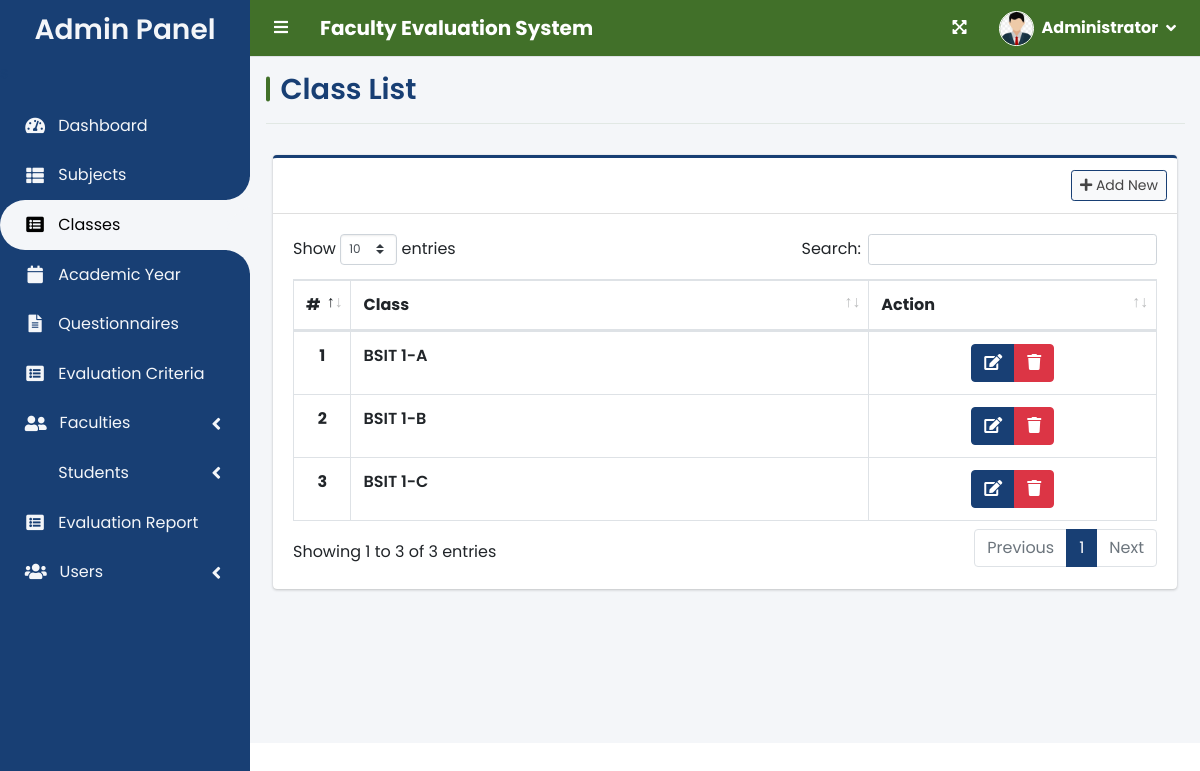
The app's page /index.php?page=class_list (signed in), older data.
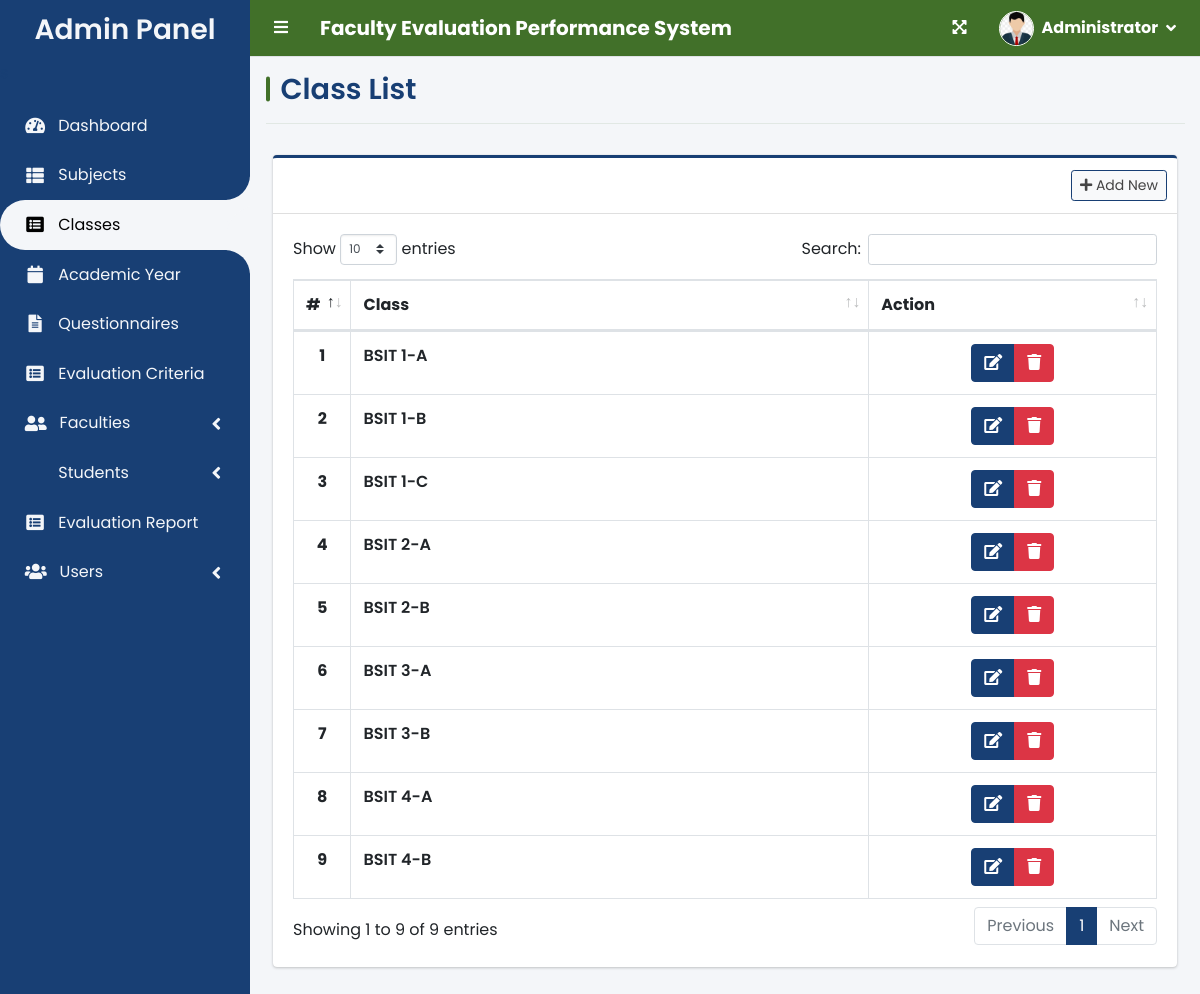
The same page, newer data.
### tables this page shows
CREATE TABLE `class_list` (
  `id` int(30) NOT NULL,
  `curriculum` text NOT NULL,
  `level` text NOT NULL,
  `section` text NOT NULL
);

### admin/class_list.php (the view, shortened to what this page needs)
<?php include 'db_connect.php' ?>
<div class="col-lg-12">
	<div class="card card-outline card-primary">
		<div class="card-header">
			<div class="card-tools">
				<a class="btn btn-block btn-sm btn-default border-primary new_class" href="javascript:void(0)"><i
						class="fa fa-plus"></i> Add New</a>
			</div>
		</div>
		<div class="card-body">
			<table class="table tab e-hover table-bordered" id="list">
				<colgroup>
					<col width="5%">
					<col width="60%">
				</colgroup>
				<thead>
					<tr>
						<th class="text-center">#</th>
						<th>Class</th>
						<th>Action</th>
					</tr>
				</thead>
				<tbody>
					<?php
					$i = 1;
					$qry = $conn->query("SELECT *,concat(curriculum,' ',level,'-',section) as `class` FROM class_list order by class asc ");
					while ($row = $qry->fetch_assoc()):
						?>
						<tr>
							<th class="text-center"><?php echo $i++ ?></th>
							<td><b><?php echo $row['class'] ?></b></td>
							<td class="text-center">
								<div class="btn-group">
									<a href="javascript:void(0)" data-id='<?php echo $row['id'] ?>'
										class="btn btn-primary manage_class">
										<i class="fas fa-edit"></i>
									</a>
									<button type="button" class="btn btn-danger delete_class"
										data-id="<?php echo $row['id'] ?>">
										<i class="fas fa-trash"></i>
									</button>
								</div>
							</td>
						</tr>
					<?php endwhile; ?>
				</tbody>
			</table>
		</div>
	</div>
</div>

### topbar.php (shortened to what this page needs)
<nav class="main-header navbar navbar-expand navbar-primary">
    <ul class="navbar-nav">
        <?php if (isset($_SESSION['login_id'])): ?>
            <li class="nav-item">
                <a class="nav-link text-white" data-widget="pushmenu" href="" role="button">
                    <i class="fas fa-bars"></i>
                </a>
            </li>
        <?php endif; ?>
        <li>
            <a class="nav-link text-white font-weight-bold h5 mb-0" href="./" role="button">
                <?php echo $_SESSION['system']['name'] ?>
            </a>
        </li>
    </ul>
    <ul class="navbar-nav ml-auto">
        <li class="nav-item">
            <a class="nav-link text-white" data-widget="fullscreen" href="#" role="button">
                <i class="fas fa-expand-arrows-alt"></i>
            </a>
        </li>
        <li class="nav-item dropdown">
            <a class="nav-link d-flex align-items-center text-white" data-toggle="dropdown" href="javascript:void(0)">
                <div class="d-flex align-items-center">
                    <img src="assets/uploads/<?php echo $_SESSION['login_avatar'] ?>" alt="" class="user-img border border-white mr-2">
                    <span class="font-weight-bold mr-2"><?php echo ucwords($_SESSION['login_firstname']) ?></span>
                    <i class="fa fa-angle-down"></i>
                </div>
            </a>
        </li>
    </ul>
</nav>

Row changes from the older to the newer data that the page shows:
added class_list: class "BSIT 2-A"
added class_list: class "BSIT 2-B"
added class_list: class "BSIT 3-A"
added class_list: class "BSIT 3-B"
added class_list: class "BSIT 4-A"
added class_list: class "BSIT 4-B"
Text that changed along with them:
$_SESSION['system']['name']: "Faculty Evaluation System" → "Faculty Evaluation Performance System"
text written by a page script: "Show entries Search: Showing 1 to 3 of 3 entries Previous 1 Next" → "Show entries Search: Showing 1 to 9 of 9 entries Previous 1 Next"
